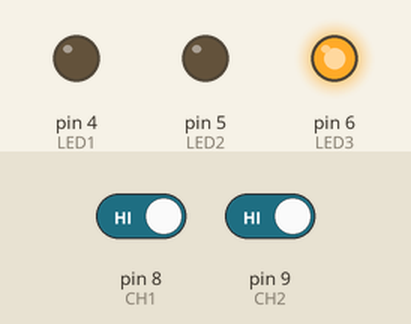
This sketch was run on a simulated Arduino Uno, built with avr-gcc and run on an emulated ATmega328P. Parts: output pins drawn as LEDs (lit = HIGH). The test bench sets the inputs (shaded band); at power-on: pin 8 (CH1) HIGH, pin 9 (CH2) HIGH.

Above: at 2.8 s.
2.9 s: pin 8 (CH1) driven LOW
At 4.1 s:
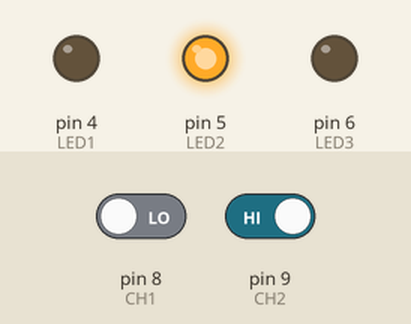
4.5 s: pin 9 (CH2) driven LOW
At 5.7 s:
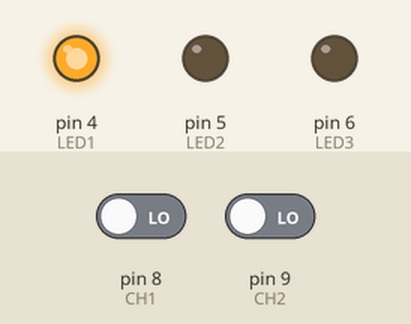
6.5 s: pin 8 (CH1) driven HIGH
At 8.2 s:
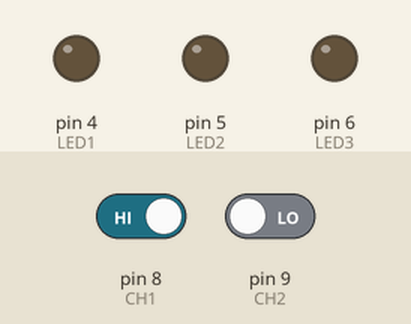
8.5 s: pin 9 (CH2) driven HIGH
At 9.9 s:
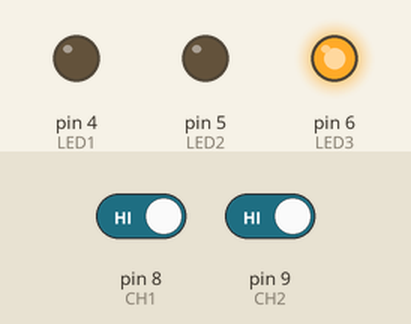
Timing chart, 0 to 11.5 s (numbered marks = the images above; inputs shaded):
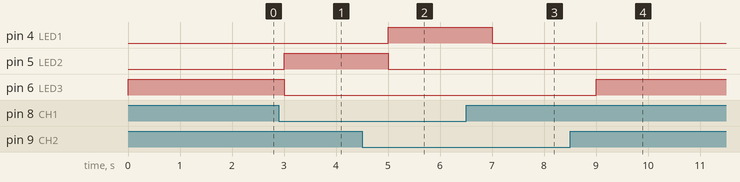

The sketch:

sketch_mar6c.ino
```cpp
// Definir os leds
#define LED1 4
#define LED2 5
#define LED3 6
int VAL1 = 0;
int VAL2 = 0;

// Definir as chaves
#define CH1 8
#define CH2 9


void setup() {
  pinMode(LED1, OUTPUT);
  pinMode(CH1,INPUT);
  pinMode(LED2,OUTPUT);
  pinMode(CH2,INPUT);
  pinMode(LED3,OUTPUT);
}

void loop() {

  VAL1 = digitalRead(CH1);
  VAL2 = digitalRead(CH2);

  if((VAL1==0) && (VAL2 == 0)) {
    digitalWrite(LED1, HIGH);
    digitalWrite(LED2, LOW);
    digitalWrite(LED3, LOW);
  }
  else if ((VAL1 == 0) && (VAL2==1)) {
    digitalWrite(LED1, LOW);
    digitalWrite(LED2, HIGH);
    digitalWrite(LED3, LOW);
  }
  else if((VAL1==1) && (VAL2==1)) {
    digitalWrite(LED1, LOW);
    digitalWrite(LED2, LOW);
    digitalWrite(LED3, HIGH);
  }
  else {
    digitalWrite(LED1, LOW);
    digitalWrite(LED2, LOW);
    digitalWrite(LED3, LOW);
  }
delay(1000);


}
```

Measured:
- after the input at 2.9 s, pin 5 (LED2): LOW → HIGH after 0.10 s; pin 6 (LED3): HIGH → LOW after 0.10 s
- after the input at 4.5 s, pin 4 (LED1): LOW → HIGH after 0.50 s; pin 5 (LED2): HIGH → LOW after 0.50 s
- after the input at 6.5 s, pin 4 (LED1): HIGH → LOW after 0.50 s
- after the input at 8.5 s, pin 6 (LED3): LOW → HIGH after 0.50 s
